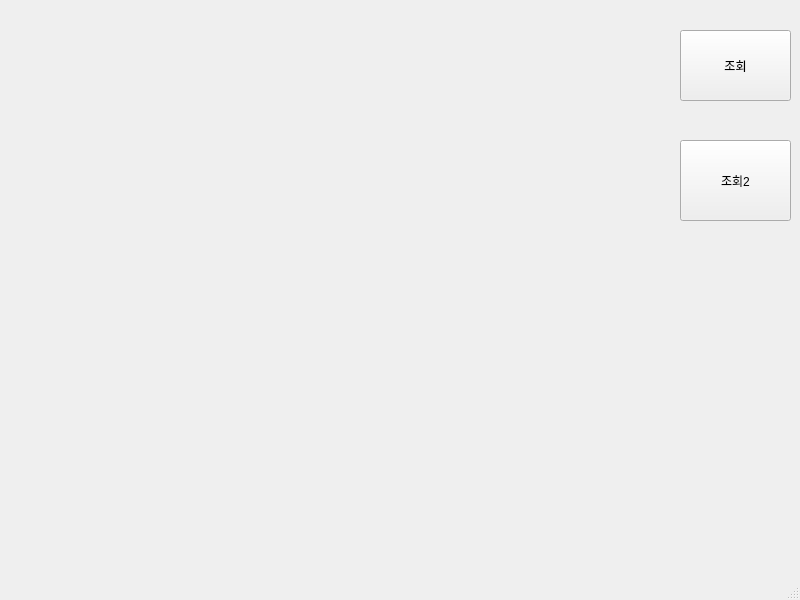
<?xml version="1.0" encoding="UTF-8"?>
<ui version="4.0">
 <class>MainWindow</class>
 <widget class="QMainWindow" name="MainWindow">
  <property name="geometry">
   <rect>
    <x>0</x>
    <y>0</y>
    <width>800</width>
    <height>600</height>
   </rect>
  </property>
  <property name="windowTitle">
   <string>MainWindow</string>
  </property>
  <widget class="QWidget" name="centralwidget">
   <widget class="QWidget" name="widget" native="true">
    <property name="geometry">
     <rect>
      <x>30</x>
      <y>30</y>
      <width>631</width>
      <height>511</height>
     </rect>
    </property>
   </widget>
   <widget class="QPushButton" name="btn">
    <property name="geometry">
     <rect>
      <x>680</x>
      <y>30</y>
      <width>111</width>
      <height>71</height>
     </rect>
    </property>
    <property name="text">
     <string>조회</string>
    </property>
   </widget>
   <widget class="QPushButton" name="btn_2">
    <property name="geometry">
     <rect>
      <x>680</x>
      <y>140</y>
      <width>111</width>
      <height>81</height>
     </rect>
    </property>
    <property name="text">
     <string>조회2</string>
    </property>
   </widget>
  </widget>
  <widget class="QStatusBar" name="statusbar"/>
 </widget>
 <resources/>
 <connections/>
</ui>
